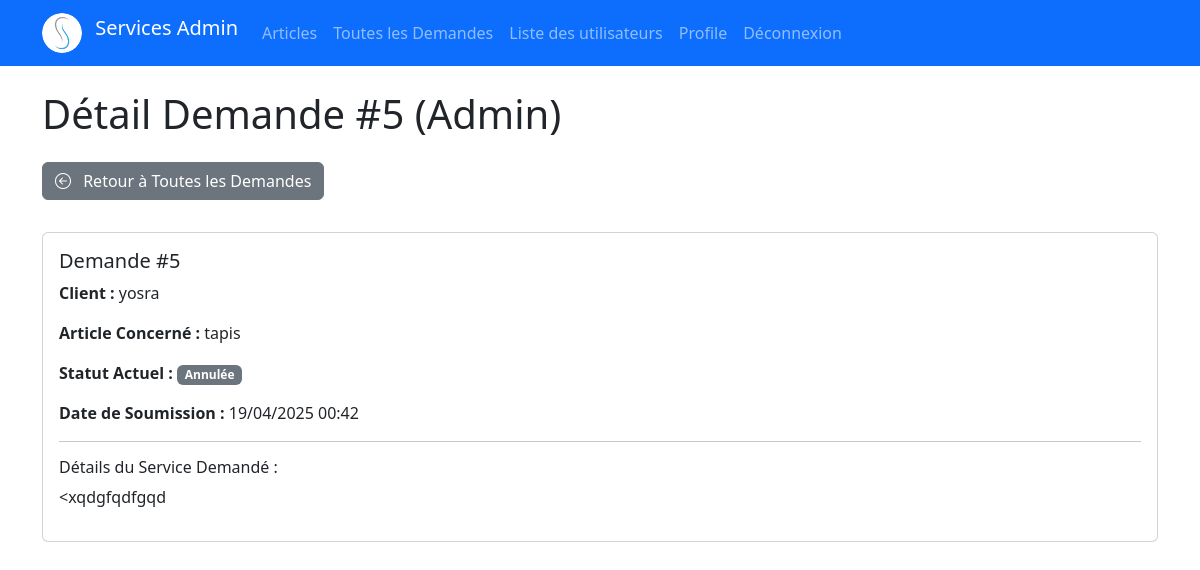
The app's page /demandes/5/admin/ (signed in), older data.
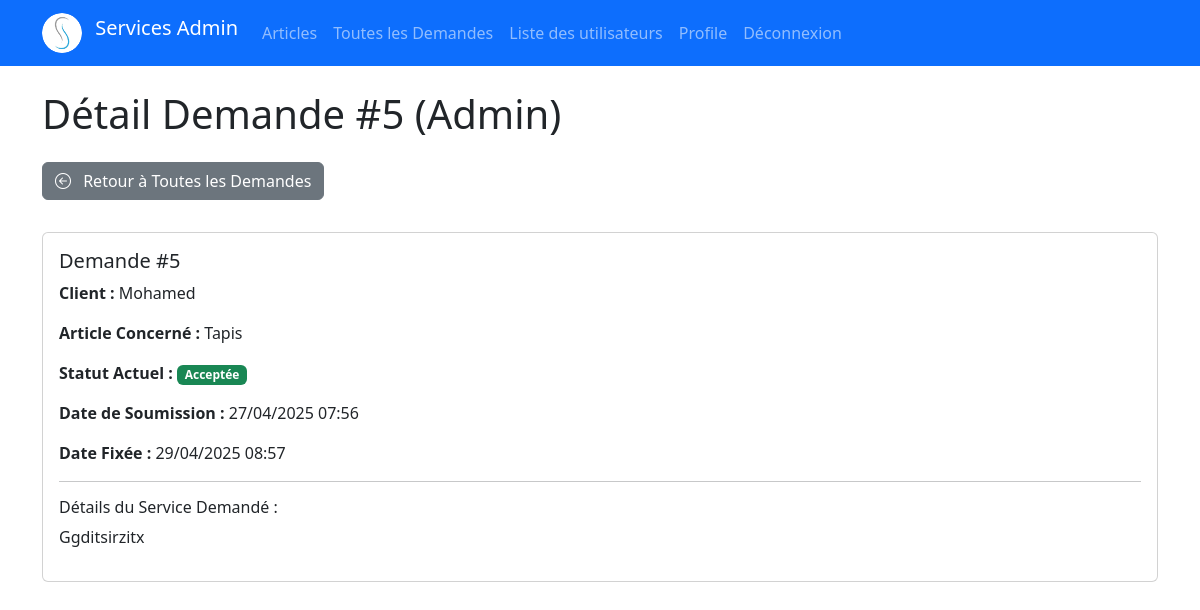
The same page, newer data.
### demande/models.py (models this page shows, shortened)
class Demande(models.Model):
    STATUT_CHOICES = [
        ('en_attente', 'En attente de validation'),
        ('acceptee', 'Acceptée'),
        ('rejetee', 'Rejetée'),
        ('completee', 'Complétée'),
        ('annulee', 'Annulée'), # Un client pourrait annuler
    ]
    client = models.ForeignKey(settings.AUTH_USER_MODEL, on_delete=models.CASCADE, related_name='demandes')
    article = models.ForeignKey(Article, on_delete=models.CASCADE, related_name='demandes_liees')
    details_service = models.TextField(help_text="Décrivez le service que vous demandez pour cet article.")
    statut = models.CharField(max_length=20, choices=STATUT_CHOICES, default='en_attente')
    date_demande = models.DateTimeField(auto_now_add=True)
    date_fixee = models.DateTimeField(null=True, blank=True, help_text="Date fixée par l'administrateur si la demande est acceptée.")
    validee_par = models.ForeignKey(settings.AUTH_USER_MODEL, on_delete=models.SET_NULL, null=True, blank=True, related_name='demandes_validees')
    class Meta:
        ordering = ['-date_demande'] # Trie les demandes par date de demande décroissante

### users/models.py (models this page shows, shortened)
class CustomUser(AbstractBaseUser, PermissionsMixin):
    email = models.EmailField(unique=True)
    username = models.CharField(max_length=30, unique=True)
    phone = models.CharField(max_length=20, blank=True, null=True)
    is_active = models.BooleanField(default=True)
    is_staff = models.BooleanField(default=False)
    date_joined = models.DateTimeField(auto_now_add=True, null=True, blank=True)
    profile_picture = models.ImageField(
        upload_to='profile_pics/',
        blank=True,
        null=True,
        verbose_name="Photo de profil"
    )
    objects = CustomUserManager()
    USERNAME_FIELD = 'email'  # Utilisez email comme identifiant
    REQUIRED_FIELDS = ['username']

### articles/models.py (models this page shows, shortened)
class Article(models.Model):
    title = models.CharField(max_length=200)
    content = models.TextField()
    author = models.ForeignKey(settings.AUTH_USER_MODEL, on_delete=models.CASCADE, related_name='articles')
    published_date = models.DateTimeField(default=timezone.now)
    created_date = models.DateTimeField(auto_now_add=True)
    updated_date = models.DateTimeField(auto_now=True)
    class Meta:
        ordering = ['-published_date'] # Trie les articles par date de publication décroissante

### demande/views.py (the view)
# urls.py: path('<int:pk>/admin/', views.view_demande_admin, name='view_demande_admin'), # /demandes/1/admin/ (détails pour admin)
@user_passes_test(is_staff_or_superuser)
def view_demande_admin(request, pk):
    demande = get_object_or_404(Demande, pk=pk)
    context = {
        'demande': demande,
        'page_title': f'Détail Demande #{demande.pk} (Admin)'
    }
    return render(request, 'demande/demande_detail_admin.html', context) # Template pour les détails côté admin

### demande/views.py (called while the page is built)
def is_staff_or_superuser(user):
    return user.is_staff or user.is_superuser

### demande/templates/demande/demande_detail_admin.html (shortened to what this page needs)
{% extends 'base.html' %}
{% block content %}
    <h1 class="mb-4">{{ page_title }}</h1>
    <p>
        <a href="{% url 'demande:list_all_demandes' %}" class="btn btn-secondary mb-3">
            <i class="bi bi-arrow-left-circle me-2"></i> Retour à Toutes les Demandes
        </a>
    </p>
    <div class="card">
        <div class="card-body">
            <h5 class="card-title">Demande #{{ demande.pk }}</h5>
            <p><strong>Client :</strong> {{ demande.client.username }}</p>
            <p><strong>Article Concerné :</strong> {{ demande.article.title }}</p>
            <p><strong>Statut Actuel :</strong> <span class="badge {% if demande.statut == 'en_attente' %}bg-warning{% elif demande.statut == 'acceptee' %}bg-success{% elif demande.statut == 'rejetee' %}bg-danger{% else %}bg-secondary{% endif %}">{{ demande.get_statut_display }}</span></p>
            <p><strong>Date de Soumission :</strong> {{ demande.date_demande|date:"d/m/Y H:i" }}</p>
            {% if demande.date_fixee %}
                <p><strong>Date Fixée :</strong> {{ demande.date_fixee|date:"d/m/Y H:i" }}</p>
            {% endif %}
             <hr>
            <h6>Détails du Service Demandé :</h6>
            <p>{{ demande.details_service }}</p>
        </div>
    </div>
{% endblock %}

Row changes from the older to the newer data that the page shows:
changed Demande id 5: client.username "yosra" → "Mohamed"; article "tapis" → "Tapis"; statut "Annulée" → "Acceptée"; date_demande "19/04/2025 00:42" → "27/04/2025 07:56"; date_fixee (not shown) → "29/04/2025 08:57"; details_service "<xqdgfqdfgqd" → "Ggditsirzitx"
Text that changed along with them:
text now shown: "Date Fixée :"
